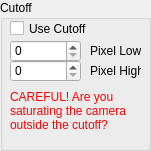
     <widget class="QGroupBox" name="groupBox_3">
      <property name="geometry">
       <rect>
        <x>200</x>
        <y>560</y>
        <width>151</width>
        <height>151</height>
       </rect>
      </property>
      <property name="title">
       <string>Cutoff</string>
      </property>
      <widget class="QCheckBox" name="use_cutoff">
       <property name="geometry">
        <rect>
         <x>10</x>
         <y>20</y>
         <width>101</width>
         <height>17</height>
        </rect>
       </property>
       <property name="text">
        <string>Use Cutoff</string>
       </property>
       <property name="autoExclusive">
        <bool>false</bool>
       </property>
      </widget>
      <widget class="QLabel" name="label_15">
       <property name="geometry">
        <rect>
         <x>90</x>
         <y>60</y>
         <width>51</width>
         <height>21</height>
        </rect>
       </property>
       <property name="text">
        <string>Pixel High</string>
       </property>
      </widget>
      <widget class="QLabel" name="label_14">
       <property name="geometry">
        <rect>
         <x>90</x>
         <y>40</y>
         <width>51</width>
         <height>21</height>
        </rect>
       </property>
       <property name="text">
        <string>Pixel Low</string>
       </property>
      </widget>
      <widget class="QSpinBox" name="cutoff_pixel_high">
       <property name="geometry">
        <rect>
         <x>10</x>
         <y>60</y>
         <width>71</width>
         <height>22</height>
        </rect>
       </property>
       <property name="maximum">
        <number>1200</number>
       </property>
      </widget>
      <widget class="QSpinBox" name="cutoff_pixel_low">
       <property name="geometry">
        <rect>
         <x>10</x>
         <y>40</y>
         <width>71</width>
         <height>22</height>
        </rect>
       </property>
       <property name="maximum">
        <number>1200</number>
       </property>
      </widget>
      <widget class="QLabel" name="label_50">
       <property name="geometry">
        <rect>
         <x>10</x>
         <y>80</y>
         <width>131</width>
         <height>61</height>
        </rect>
       </property>
       <property name="palette">
        <palette>
         <active>
          <colorrole role="WindowText">
           <brush brushstyle="SolidPattern">
            <color alpha="255">
             <red>255</red>
             <green>0</green>
             <blue>0</blue>
            </color>
           </brush>
          </colorrole>
          <colorrole role="Button">
           <brush brushstyle="SolidPattern">
            <color alpha="255">
             <red>255</red>
             <green>0</green>
             <blue>0</blue>
            </color>
           </brush>
          </colorrole>
          <colorrole role="Light">
           <brush brushstyle="SolidPattern">
            <color alpha="255">
             <red>255</red>
             <green>127</green>
             <blue>127</blue>
            </color>
           </brush>
          </colorrole>
          <colorrole role="Midlight">
           <brush brushstyle="SolidPattern">
            <color alpha="255">
             <red>255</red>
             <green>63</green>
             <blue>63</blue>
            </color>
           </brush>
          </colorrole>
          <colorrole role="Dark">
           <brush brushstyle="SolidPattern">
            <color alpha="255">
             <red>127</red>
             <green>0</green>
             <blue>0</blue>
            </color>
           </brush>
          </colorrole>
          <colorrole role="Mid">
           <brush brushstyle="SolidPattern">
            <color alpha="255">
             <red>170</red>
             <green>0</green>
             <blue>0</blue>
            </color>
           </brush>
          </colorrole>
          <colorrole role="Text">
           <brush brushstyle="SolidPattern">
            <color alpha="255">
             <red>255</red>
             <green>0</green>
             <blue>0</blue>
            </color>
           </brush>
          </colorrole>
          <colorrole role="BrightText">
           <brush brushstyle="SolidPattern">
            <color alpha="255">
             <red>255</red>
             <green>255</green>
             <blue>255</blue>
            </color>
           </brush>
          </colorrole>
          <colorrole role="ButtonText">
           <brush brushstyle="SolidPattern">
            <color alpha="255">
             <red>255</red>
             <green>0</green>
             <blue>0</blue>
            </color>
           </brush>
          </colorrole>
          <colorrole role="Base">
           <brush brushstyle="SolidPattern">
            <color alpha="255">
             <red>255</red>
             <green>255</green>
             <blue>255</blue>
            </color>
           </brush>
          </colorrole>
          <colorrole role="Window">
           <brush brushstyle="SolidPattern">
            <color alpha="255">
             <red>255</red>
             <green>0</green>
             <blue>0</blue>
            </color>
           </brush>
          </colorrole>
          <colorrole role="Shadow">
           <brush brushstyle="SolidPattern">
            <color alpha="255">
             <red>0</red>
             <green>0</green>
             <blue>0</blue>
            </color>
           </brush>
          </colorrole>
          <colorrole role="AlternateBase">
           <brush brushstyle="SolidPattern">
            <color alpha="255">
             <red>255</red>
             <green>127</green>
             <blue>127</blue>
            </color>
           </brush>
          </colorrole>
          <colorrole role="ToolTipBase">
           <brush brushstyle="SolidPattern">
            <color alpha="255">
             <red>255</red>
             <green>255</green>
             <blue>220</blue>
            </color>
           </brush>
          </colorrole>
          <colorrole role="ToolTipText">
           <brush brushstyle="SolidPattern">
            <color alpha="255">
             <red>255</red>
             <green>0</green>
             <blue>0</blue>
            </color>
           </brush>
          </colorrole>
          <colorrole role="PlaceholderText">
           <brush brushstyle="NoBrush">
            <color alpha="128">
             <red>255</red>
             <green>0</green>
             <blue>0</blue>
            </color>
           </brush>
          </colorrole>
         </active>
         <inactive>
          <colorrole role="WindowText">
           <brush brushstyle="SolidPattern">
            <color alpha="255">
             <red>255</red>
             <green>0</green>
             <blue>0</blue>
            </color>
           </brush>
          </colorrole>
          <colorrole role="Button">
           <brush brushstyle="SolidPattern">
            <color alpha="255">
             <red>255</red>
             <green>0</green>
             <blue>0</blue>
            </color>
           </brush>
          </colorrole>
          <colorrole role="Light">
           <brush brushstyle="SolidPattern">
            <color alpha="255">
             <red>255</red>
             <green>127</green>
             <blue>127</blue>
            </color>
           </brush>
          </colorrole>
          <colorrole role="Midlight">
           <brush brushstyle="SolidPattern">
            <color alpha="255">
             <red>255</red>
             <green>63</green>
             <blue>63</blue>
            </color>
           </brush>
          </colorrole>
          <colorrole role="Dark">
           <brush brushstyle="SolidPattern">
            <color alpha="255">
             <red>127</red>
             <green>0</green>
             <blue>0</blue>
            </color>
           </brush>
          </colorrole>
          <colorrole role="Mid">
           <brush brushstyle="SolidPattern">
            <color alpha="255">
             <red>170</red>
             <green>0</green>
             <blue>0</blue>
            </color>
           </brush>
          </colorrole>
          <colorrole role="Text">
           <brush brushstyle="SolidPattern">
            <color alpha="255">
             <red>255</red>
             <green>0</green>
             <blue>0</blue>
            </color>
           </brush>
          </colorrole>
          <colorrole role="BrightText">
           <brush brushstyle="SolidPattern">
            <color alpha="255">
             <red>255</red>
             <green>255</green>
             <blue>255</blue>
            </color>
           </brush>
          </colorrole>
          <colorrole role="ButtonText">
           <brush brushstyle="SolidPattern">
            <color alpha="255">
             <red>255</red>
             <green>0</green>
             <blue>0</blue>
            </color>
           </brush>
          </colorrole>
          <colorrole role="Base">
           <brush brushstyle="SolidPattern">
            <color alpha="255">
             <red>255</red>
             <green>255</green>
             <blue>255</blue>
            </color>
           </brush>
          </colorrole>
          <colorrole role="Window">
           <brush brushstyle="SolidPattern">
            <color alpha="255">
             <red>255</red>
             <green>0</green>
             <blue>0</blue>
            </color>
           </brush>
          </colorrole>
          <colorrole role="Shadow">
           <brush brushstyle="SolidPattern">
            <color alpha="255">
             <red>0</red>
             <green>0</green>
             <blue>0</blue>
            </color>
           </brush>
          </colorrole>
          <colorrole role="AlternateBase">
           <brush brushstyle="SolidPattern">
            <color alpha="255">
             <red>255</red>
             <green>127</green>
             <blue>127</blue>
            </color>
           </brush>
          </colorrole>
          <colorrole role="ToolTipBase">
           <brush brushstyle="SolidPattern">
            <color alpha="255">
             <red>255</red>
             <green>255</green>
             <blue>220</blue>
            </color>
           </brush>
          </colorrole>
          <colorrole role="ToolTipText">
           <brush brushstyle="SolidPattern">
            <color alpha="255">
             <red>255</red>
             <green>0</green>
             <blue>0</blue>
            </color>
           </brush>
          </colorrole>
          <colorrole role="PlaceholderText">
           <brush brushstyle="NoBrush">
            <color alpha="128">
             <red>255</red>
             <green>0</green>
             <blue>0</blue>
            </color>
           </brush>
          </colorrole>
         </inactive>
         <disabled>
          <colorrole role="WindowText">
           <brush brushstyle="SolidPattern">
            <color alpha="255">
             <red>127</red>
             <green>0</green>
             <blue>0</blue>
            </color>
           </brush>
          </colorrole>
          <colorrole role="Button">
           <brush brushstyle="SolidPattern">
            <color alpha="255">
             <red>255</red>
             <green>0</green>
             <blue>0</blue>
            </color>
           </brush>
          </colorrole>
          <colorrole role="Light">
           <brush brushstyle="SolidPattern">
            <color alpha="255">
             <red>255</red>
             <green>127</green>
             <blue>127</blue>
            </color>
           </brush>
          </colorrole>
          <colorrole role="Midlight">
           <brush brushstyle="SolidPattern">
            <color alpha="255">
             <red>255</red>
             <green>63</green>
             <blue>63</blue>
            </color>
           </brush>
          </colorrole>
          <colorrole role="Dark">
           <brush brushstyle="SolidPattern">
            <color alpha="255">
             <red>127</red>
             <green>0</green>
             <blue>0</blue>
            </color>
           </brush>
          </colorrole>
          <colorrole role="Mid">
           <brush brushstyle="SolidPattern">
            <color alpha="255">
             <red>170</red>
             <green>0</green>
             <blue>0</blue>
            </color>
           </brush>
          </colorrole>
          <colorrole role="Text">
           <brush brushstyle="SolidPattern">
            <color alpha="255">
             <red>127</red>
             <green>0</green>
             <blue>0</blue>
            </color>
           </brush>
          </colorrole>
          <colorrole role="BrightText">
           <brush brushstyle="SolidPattern">
            <color alpha="255">
             <red>255</red>
             <green>255</green>
             <blue>255</blue>
            </color>
           </brush>
          </colorrole>
          <colorrole role="ButtonText">
           <brush brushstyle="SolidPattern">
            <color alpha="255">
             <red>127</red>
             <green>0</green>
             <blue>0</blue>
            </color>
           </brush>
          </colorrole>
          <colorrole role="Base">
           <brush brushstyle="SolidPattern">
            <color alpha="255">
             <red>255</red>
             <green>0</green>
             <blue>0</blue>
            </color>
           </brush>
          </colorrole>
          <colorrole role="Window">
           <brush brushstyle="SolidPattern">
            <color alpha="255">
             <red>255</red>
             <green>0</green>
             <blue>0</blue>
            </color>
           </brush>
          </colorrole>
          <colorrole role="Shadow">
           <brush brushstyle="SolidPattern">
            <color alpha="255">
             <red>0</red>
             <green>0</green>
             <blue>0</blue>
            </color>
           </brush>
          </colorrole>
          <colorrole role="AlternateBase">
           <brush brushstyle="SolidPattern">
            <color alpha="255">
             <red>255</red>
             <green>0</green>
             <blue>0</blue>
            </color>
           </brush>
          </colorrole>
          <colorrole role="ToolTipBase">
           <brush brushstyle="SolidPattern">
            <color alpha="255">
             <red>255</red>
             <green>255</green>
             <blue>220</blue>
            </color>
           </brush>
          </colorrole>
          <colorrole role="ToolTipText">
           <brush brushstyle="SolidPattern">
            <color alpha="255">
             <red>255</red>
             <green>0</green>
             <blue>0</blue>
            </color>
           </brush>
          </colorrole>
          <colorrole role="PlaceholderText">
           <brush brushstyle="NoBrush">
            <color alpha="128">
             <red>255</red>
             <green>0</green>
             <blue>0</blue>
            </color>
           </brush>
          </colorrole>
         </disabled>
        </palette>
       </property>
       <property name="text">
        <string>CAREFUL! Are you saturating the camera outside the cutoff?</string>
       </property>
       <property name="wordWrap">
        <bool>true</bool>
       </property>
      </widget>
     </widget>
